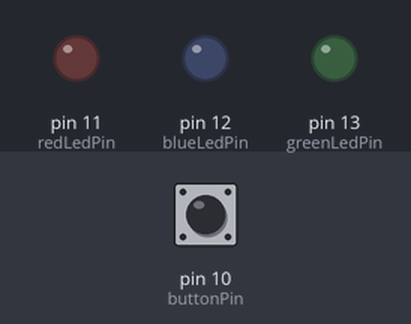
This sketch was run on a simulated Arduino Uno, built with avr-gcc and run on an emulated ATmega328P. On the bench: output pins drawn as LEDs (lit = HIGH). The inputs (shaded band) are chosen by the test bench; at power-on: pin 10 (buttonPin) LOW.

Above: at 1.2 s.
1.3 s: pin 10 (buttonPin) pulled HIGH for 0.15 s
At 1.55 s:
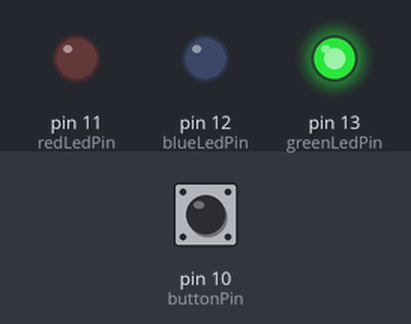
At 2.15 s:
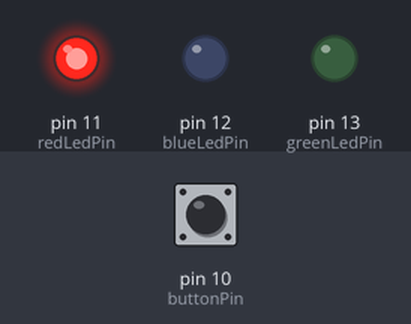
Timing chart, 0 to 4.3 s (numbered marks = the images above; inputs shaded):
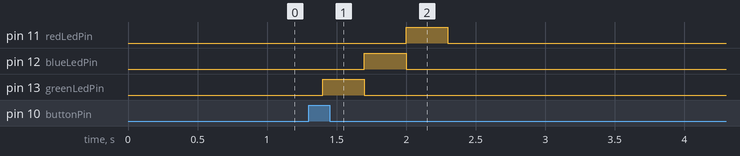

The sketch:

TE_2A_10_Lola_Ardelia_Wardani_1_TOMBOL_sketch.ino
```cpp
const int buttonPin = 10;
const int greenLedPin = 13;
const int blueLedPin = 12;
const int redLedPin = 11;

int lastButtonState = LOW;
bool buttonPressed = false;

void setup() {
  pinMode(buttonPin, INPUT);
  pinMode(greenLedPin, OUTPUT);
  pinMode(blueLedPin, OUTPUT);
  pinMode(redLedPin, OUTPUT);
}

void loop() {
  int buttonState = digitalRead(buttonPin);


  if (buttonState == HIGH && lastButtonState == LOW && !buttonPressed) {
    delay(100);

    if (digitalRead(buttonPin) == HIGH) {
      buttonPressed = true;

      // Nyalakan LED satu per satu dengan jeda waktu
      digitalWrite(greenLedPin, HIGH);
      delay(300);
      digitalWrite(greenLedPin, LOW);

      digitalWrite(blueLedPin, HIGH);
      delay(300);
      digitalWrite(blueLedPin, LOW);

      digitalWrite(redLedPin, HIGH);
      delay(300);
      digitalWrite(redLedPin, LOW);
    }
  }

  if (buttonState == LOW && lastButtonState == HIGH) {
    buttonPressed = false;
  }

  lastButtonState = buttonState;
}
```

Measured:
- after the input at 1.3 s, pin 11 (redLedPin): LOW → HIGH after 0.70 s, → LOW 0.30 s later; pin 12 (blueLedPin): LOW → HIGH after 0.40 s, → LOW 0.30 s later; pin 13 (greenLedPin): LOW → HIGH after 0.10 s, → LOW 0.30 s later
